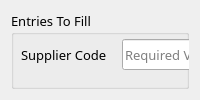
       <widget class="QWidget" name="SupplierData_Window">
        <attribute name="title">
         <string>Supplier</string>
        </attribute>
        <layout class="QVBoxLayout" name="verticalLayout_6">
         <item>
          <widget class="QGroupBox" name="groupBox_12">
           <property name="sizePolicy">
            <sizepolicy hsizetype="Preferred" vsizetype="Preferred">
             <horstretch>0</horstretch>
             <verstretch>0</verstretch>
            </sizepolicy>
           </property>
           <property name="font">
            <font>
             <family>Roboto Mono</family>
             <pointsize>10</pointsize>
            </font>
           </property>
           <property name="title">
            <string>Entries To Fill</string>
           </property>
           <property name="checkable">
            <bool>false</bool>
           </property>
           <widget class="QWidget" name="layoutWidget_3">
            <property name="geometry">
             <rect>
              <x>10</x>
              <y>28</y>
              <width>751</width>
              <height>31</height>
             </rect>
            </property>
            <layout class="QHBoxLayout" name="horizontalLayout_12">
             <property name="spacing">
              <number>15</number>
             </property>
             <item>
              <widget class="QLabel" name="label_29">
               <property name="sizePolicy">
                <sizepolicy hsizetype="Fixed" vsizetype="Preferred">
                 <horstretch>0</horstretch>
                 <verstretch>0</verstretch>
                </sizepolicy>
               </property>
               <property name="font">
                <font>
                 <family>Roboto Mono</family>
                 <pointsize>10</pointsize>
                </font>
               </property>
               <property name="text">
                <string>Supplier Code</string>
               </property>
              </widget>
             </item>
             <item>
              <widget class="QLineEdit" name="SuppEntry_SC">
               <property name="sizePolicy">
                <sizepolicy hsizetype="Preferred" vsizetype="Ignored">
                 <horstretch>0</horstretch>
                 <verstretch>0</verstretch>
                </sizepolicy>
               </property>
               <property name="font">
                <font>
                 <family>Roboto Mono</family>
                 <pointsize>10</pointsize>
                </font>
               </property>
               <property name="placeholderText">
                <string>Required Value To Fill...</string>
               </property>
               <property name="clearButtonEnabled">
                <bool>true</bool>
               </property>
              </widget>
             </item>
             <item>
              <widget class="QLabel" name="label_35">
               <property name="sizePolicy">
                <sizepolicy hsizetype="Fixed" vsizetype="Preferred">
                 <horstretch>0</horstretch>
                 <verstretch>0</verstretch>
                </sizepolicy>
               </property>
               <property name="font">
                <font>
                 <family>Roboto Mono</family>
                 <pointsize>10</pointsize>
                </font>
               </property>
               <property name="text">
                <string>Supplier Name</string>
               </property>
              </widget>
             </item>
             <item>
              <widget class="QLineEdit" name="SuppEntry_SN">
               <property name="sizePolicy">
                <sizepolicy hsizetype="Preferred" vsizetype="Ignored">
                 <horstretch>0</horstretch>
                 <verstretch>0</verstretch>
                </sizepolicy>
               </property>
               <property name="font">
                <font>
                 <family>Roboto Mono</family>
                 <pointsize>10</pointsize>
                </font>
               </property>
               <property name="placeholderText">
                <string>Required Value To Fill...</string>
               </property>
               <property name="clearButtonEnabled">
                <bool>true</bool>
               </property>
              </widget>
             </item>
            </layout>
           </widget>
           <widget class="QWidget" name="layoutWidget_5">
            <property name="geometry">
             <rect>
              <x>10</x>
              <y>80</y>
              <width>751</width>
              <height>31</height>
             </rect>
            </property>
            <layout class="QHBoxLayout" name="horizontalLayout_18">
             <item>
              <widget class="QLabel" name="label_36">
               <property name="sizePolicy">
                <sizepolicy hsizetype="Fixed" vsizetype="Preferred">
                 <horstretch>0</horstretch>
                 <verstretch>0</verstretch>
                </sizepolicy>
               </property>
               <property name="font">
                <font>
                 <family>Roboto Mono</family>
                 <pointsize>10</pointsize>
                </font>
               </property>
               <property name="text">
                <string>Last Delivery Date</string>
               </property>
              </widget>
             </item>
             <item>
              <widget class="QDateTimeEdit" name="SuppEntry_LDD">
               <property name="sizePolicy">
                <sizepolicy hsizetype="Preferred" vsizetype="Ignored">
                 <horstretch>0</horstretch>
                 <verstretch>0</verstretch>
                </sizepolicy>
               </property>
               <property name="font">
                <font>
                 <family>Roboto Mono</family>
                 <pointsize>10</pointsize>
                </font>
               </property>
               <property name="calendarPopup">
                <bool>true</bool>
               </property>
              </widget>
             </item>
             <item>
              <widget class="QLabel" name="label_37">
               <property name="sizePolicy">
                <sizepolicy hsizetype="Fixed" vsizetype="Preferred">
                 <horstretch>0</horstretch>
                 <verstretch>0</verstretch>
                </sizepolicy>
               </property>
               <property name="font">
                <font>
                 <family>Roboto Mono</family>
                 <pointsize>10</pointsize>
                </font>
               </property>
               <property name="text">
                <string>Next Delivery Date</string>
               </property>
              </widget>
             </item>
             <item>
              <widget class="QDateTimeEdit" name="SuppEntry_NDD">
               <property name="sizePolicy">
                <sizepolicy hsizetype="Preferred" vsizetype="Ignored">
                 <horstretch>0</horstretch>
                 <verstretch>0</verstretch>
                </sizepolicy>
               </property>
               <property name="font">
                <font>
                 <family>Roboto Mono</family>
                 <pointsize>10</pointsize>
                </font>
               </property>
               <property name="calendarPopup">
                <bool>true</bool>
               </property>
              </widget>
             </item>
            </layout>
           </widget>
           <widget class="QGroupBox" name="groupBox_13">
            <property name="geometry">
             <rect>
              <x>10</x>
              <y>140</y>
              <width>751</width>
              <height>301</height>
             </rect>
            </property>
            <property name="title">
             <string>Pre-requisites For Modifying / Adding Data</string>
            </property>
            <widget class="QGroupBox" name="groupBox_14">
             <property name="geometry">
              <rect>
               <x>10</x>
               <y>30</y>
               <width>361</width>
               <height>261</height>
              </rect>
             </property>
             <property name="title">
              <string>For Adding / Inserting Data</string>
             </property>
             <widget class="QLabel" name="label_38">
              <property name="geometry">
               <rect>
                <x>20</x>
                <y>30</y>
                <width>251</width>
                <height>16</height>
               </rect>
              </property>
              <property name="text">
               <string>- All Fields Are Required.</string>
              </property>
             </widget>
             <widget class="QLabel" name="label_39">
              <property name="geometry">
               <rect>
                <x>20</x>
                <y>50</y>
                <width>331</width>
                <height>81</height>
               </rect>
              </property>
              <property name="text">
               <string>-Last and Next Delivery Time can be 
lesser but cannot be greater than the 
current date.</string>
              </property>
             </widget>
            </widget>
            <widget class="QGroupBox" name="groupBox_15">
             <property name="geometry">
              <rect>
               <x>380</x>
               <y>30</y>
               <width>361</width>
               <height>261</height>
              </rect>
             </property>
             <property name="title">
              <string>For Editing / Modifying Data</string>
             </property>
             <widget class="QLabel" name="label_40">
              <property name="geometry">
               <rect>
                <x>20</x>
                <y>30</y>
                <width>331</width>
                <height>31</height>
               </rect>
              </property>
              <property name="text">
               <string>- Fields That Don't Require Changes Must 
Be Left Blank</string>
              </property>
             </widget>
             <widget class="QLabel" name="label_41">
              <property name="geometry">
               <rect>
                <x>20</x>
                <y>70</y>
                <width>331</width>
                <height>81</height>
               </rect>
              </property>
              <property name="text">
               <string>- Last and Next Delivery Time can be 
lesser but cannot be greater than the 
current date.</string>
              </property>
             </widget>
             <widget class="QLabel" name="label_42">
              <property name="geometry">
               <rect>
                <x>20</x>
                <y>150</y>
                <width>331</width>
                <height>101</height>
               </rect>
              </property>
              <property name="text">
               <string>- Last and Next Delivery Time Fields
must be the same as before to 
retain changes. Clearing Entry will set
those to current time. Proceed with 
caution.</string>
              </property>
             </widget>
            </widget>
           </widget>
          </widget>
         </item>
        </layout>
       </widget>
